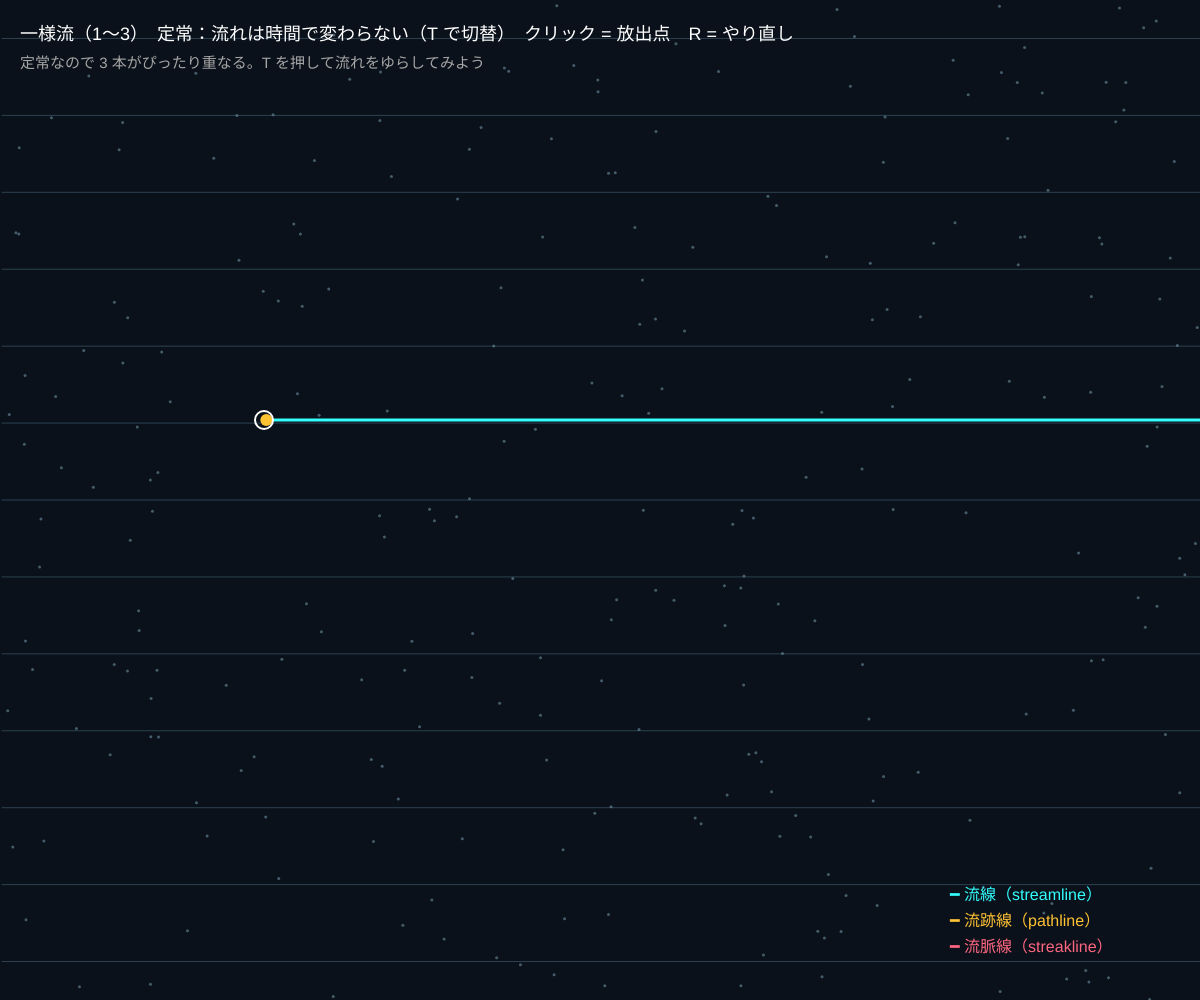
Frame 1 (no input)
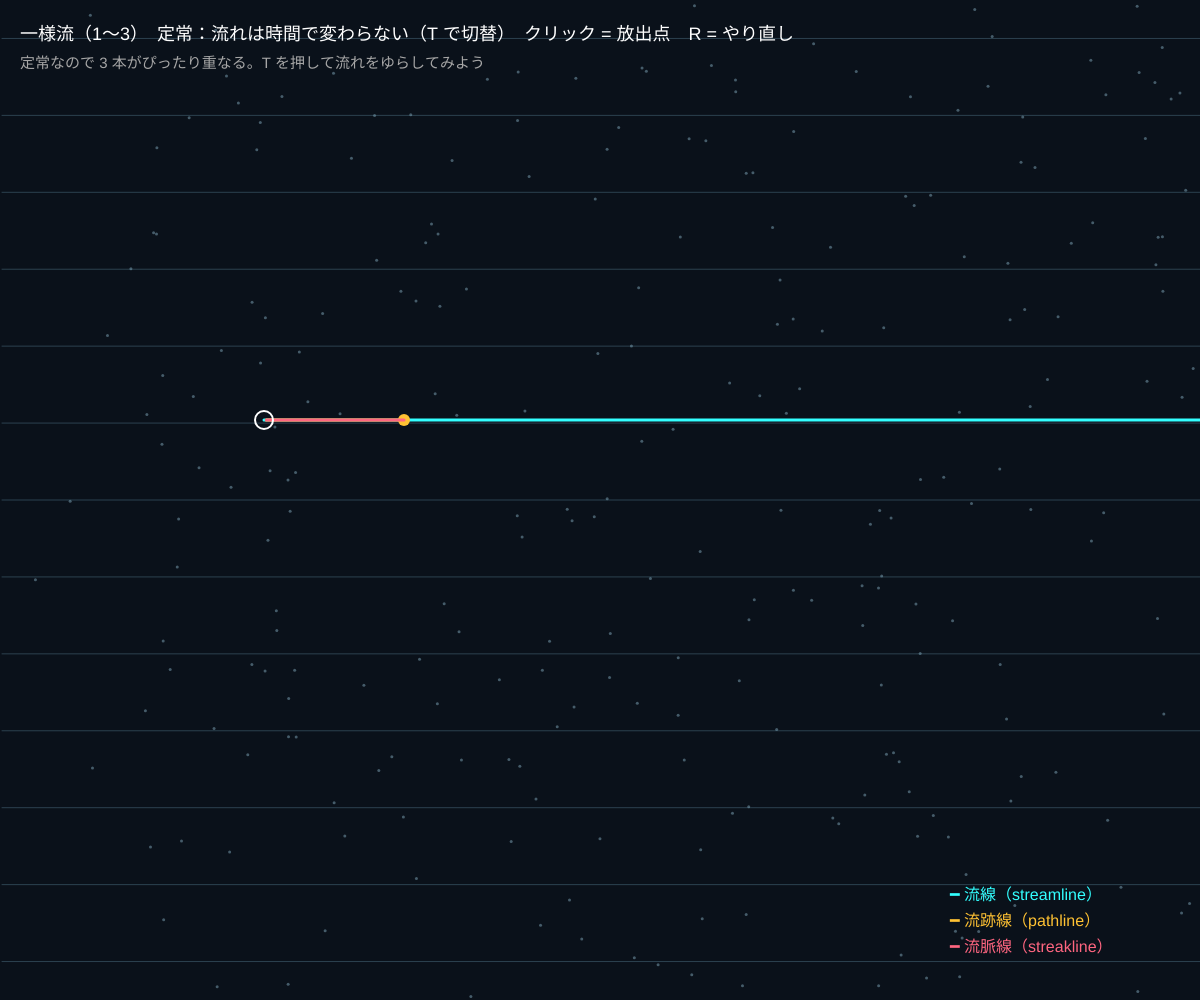
Frame 60 (no input)
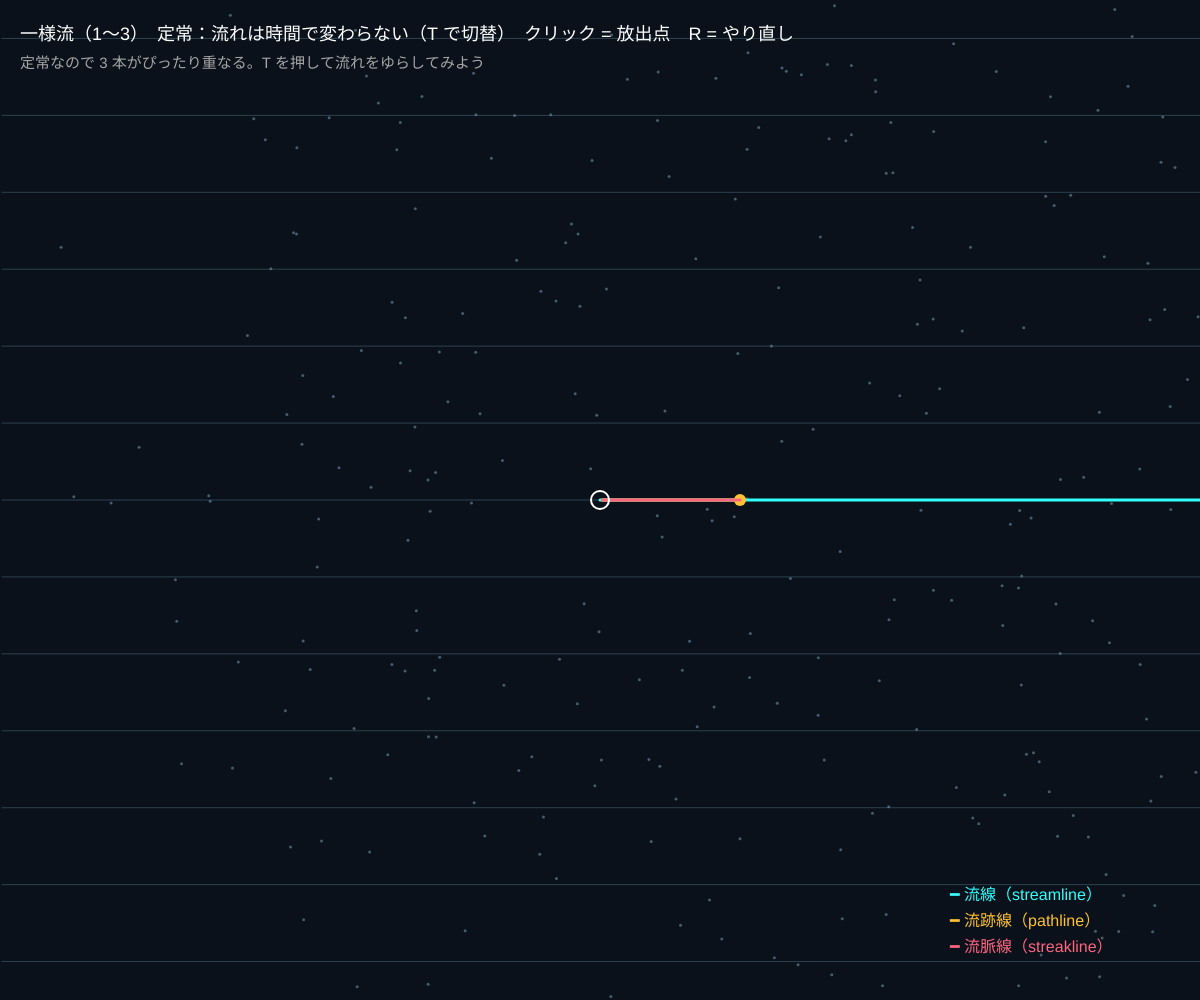
Frame 120 (the mouse pressed at the canvas centre since frame 60)

The p5.js sketch that drew these frames (run headless with seeded random() and noise() and a simulated clock; from frame 60 on, the mouse is pressed at the canvas centre):

// p5.js sketch
// ── sketch.js
// ============================================
// 00 流線・流跡線・流脈線
// 流れを「線」で見る 3 つの方法
//   流線   = いまこの瞬間の速度ベクトルをつないだ線（スナップ写真）
//   流跡線 = 1 個の粒子がたどってきた道（長時間露光）
//   流脈線 = 同じ点から次々に出した粒子を、いま結んだ線（煙突のけむり）
// 定常（時間で変わらない流れ）では 3 本は重なる。非定常にするとばらばらになる
// T = 定常／非定常 / 1〜3 = 流れの種類 / クリック = 放出点を置く / R = やり直し
// ============================================

let U0 = 140; // ★ 一様流の速さ [px/秒]
let swing = 0.6; // ★ 非定常のとき、流れの向きがゆれる角度 [rad]
let swingRate = 1.2; // ★ ゆれる速さ [rad/秒]
let strength = 15000; // ★ 渦・湧き出しの強さ（速さ = strength / 距離）
let fieldNo = 1; // 1 = 一様流, 2 = 一様流 + 渦, 3 = 一様流 + 湧き出し
let unsteady = false;

let t = 0, emit, tracer;
let streak = [], path = [], dots = [];
let fieldNames = ['', '一様流', '一様流 + 渦', '一様流 + 湧き出し'];

function setup() {
  createCanvas(windowWidth, windowHeight);
  colorMode(HSB, 360, 100, 100, 100);
  emit = { x: width * 0.22, y: height * 0.42 };
  for (let i = 0; i < 260; i++) dots.push({ x: Math.random() * width, y: Math.random() * height });
  restart();
}

function restart() {
  streak = []; path = [];
  tracer = { x: emit.x, y: emit.y };
}

// ★ 速度場：場所 (x, y) と時刻 tt を入れると、そこでの流れの速度 [vx, vy] が返る
function velocity(x, y, tt) {
  let th = unsteady ? swing * Math.sin(swingRate * tt) : 0;
  let vx = U0 * Math.cos(th), vy = U0 * Math.sin(th);
  let dx = x - width / 2, dy = y - height / 2, r2 = dx * dx + dy * dy + 900;
  if (fieldNo === 2) { vx += -strength * dy / r2; vy += strength * dx / r2; } // 渦：中心のまわりを回る
  if (fieldNo === 3) { vx += strength * dx / r2; vy += strength * dy / r2; } // 湧き出し：中心から外へ
  return [vx, vy];
}

function draw() {
  background(215, 60, 10);
  let dt = Math.min(deltaTime / 1000, 0.033);
  t += dt;

  // ---- 背景の粒（流れのようすを見るだけ）
  noStroke(); fill(200, 30, 80, 45);
  for (let d of dots) {
    moveBy(d, dt);
    if (!inside(d)) { d.x = Math.random() * width; d.y = Math.random() * height; }
    circle(d.x, d.y, 3);
  }

  // ---- 流線：いまの速度場を少しずつたどる（時間は止めたまま）
  noFill(); stroke(200, 40, 70, 35); strokeWeight(1);
  for (let k = 0; k < 13; k++) polyline(streamline(2, (k + 0.5) * height / 13, 260));
  if (fieldNo > 1) for (let k = 0; k < 8; k++) polyline(streamline(width / 2 + 45 * Math.cos(k * 0.785), height / 2 + 45 * Math.sin(k * 0.785), 200));
  stroke(180, 80, 100); strokeWeight(3);
  polyline(streamline(emit.x, emit.y, 260));

  // ---- 流跡線：1 個の粒子を追いかけ、通った場所を全部おぼえる
  moveBy(tracer, dt);
  path.push([tracer.x, tracer.y]);
  if (!inside(tracer) || path.length > 700) { tracer = { x: emit.x, y: emit.y }; path = []; }
  stroke(42, 80, 100); strokeWeight(3);
  polyline(path);
  noStroke(); fill(42, 80, 100); circle(tracer.x, tracer.y, 12);

  // ---- 流脈線：放出点から毎フレーム粒子を出し、出た順に結ぶ
  streak.push({ x: emit.x, y: emit.y });
  for (let s of streak) moveBy(s, dt);
  streak = streak.filter(inside);
  if (streak.length > 500) streak.shift();
  noFill(); stroke(350, 60, 100); strokeWeight(3);
  polyline(streak.map((s) => [s.x, s.y]));

  // ---- 放出点
  stroke(0, 0, 100); strokeWeight(2); noFill();
  circle(emit.x, emit.y, 18);

  // ---- 文字
  noStroke();
  fill(0, 0, 100); textSize(18);
  text(fieldNames[fieldNo] + '（1〜3）　' + (unsteady ? '非定常：流れの向きが時間でゆれる' : '定常：流れは時間で変わらない') + '（T で切替）　クリック = 放出点　R = やり直し', 20, 40);
  fill(0, 0, 65); textSize(15);
  text(unsteady ? '3 本がばらばら。流線は「いま」だけ、流跡線は 1 粒の「過去」、流脈線は同じ点を通った粒たちの「いま」' : '定常なので 3 本がぴったり重なる。T を押して流れをゆらしてみよう', 20, 68);
  let lx = width - 250, ly = height - 100;
  textSize(16);
  fill(180, 80, 100); text('━ 流線（streamline）', lx, ly);
  fill(42, 80, 100); text('━ 流跡線（pathline）', lx, ly + 26);
  fill(350, 60, 100); text('━ 流脈線（streakline）', lx, ly + 52);
}

function mousePressed() {
  emit.x = constrain(mouseX, 10, width - 10); emit.y = constrain(mouseY, 90, height - 10);
  restart();
}

function keyPressed() {
  if (key === '1' || key === '2' || key === '3') { fieldNo = Number(key); restart(); }
  if (key === 't' || key === 'T') { unsteady = !unsteady; restart(); }
  if (key === 'r' || key === 'R') restart();
}

// ---------- やってみよう ----------
// 1. 定常のまま 1〜3 を切り替える。3 本が重なったままなのを確かめる
// 2. T で非定常に。流脈線（ピンク）は「旗」のようにうねる。流線（水色）はまっすぐなのに、なぜ？
// 3. swingRate を 3 にする／swing を 1.2 にする。うねりの波長はどう変わる？
// 4. 2 の渦のすぐ近くに放出点を置く。粒子は渦につかまる？ strength を 2 倍にすると？
// 5. velocity() の中に自分の流れを足してみよう（例：vy += 60 * Math.sin(x / 80)）


// ==================================================
// ここから下は「線をたどる道具」です
// ==================================================
// 粒子を dt 秒だけ流す（中点法：半歩先の速度で進めるとずれが小さい）
function moveBy(q, dt) {
  let a = velocity(q.x, q.y, t);
  let b = velocity(q.x + a[0] * dt / 2, q.y + a[1] * dt / 2, t + dt / 2);
  q.x += b[0] * dt; q.y += b[1] * dt;
}
// 流線：(x, y) から、いまの速度の向きへ 8 px ずつ n 回進んだ点の列
function streamline(x, y, n) {
  let pts = [[x, y]];
  for (let k = 0; k < n; k++) {
    let a = velocity(x, y, t), ma = Math.hypot(a[0], a[1]) + 1e-6;
    let b = velocity(x + a[0] / ma * 4, y + a[1] / ma * 4, t), mb = Math.hypot(b[0], b[1]) + 1e-6;
    x += b[0] / mb * 8; y += b[1] / mb * 8;
    if (x < -20 || x > width + 20 || y < -20 || y > height + 20) break;
    pts.push([x, y]);
  }
  return pts;
}
function inside(q) { return q.x > -20 && q.x < width + 20 && q.y > -20 && q.y < height + 20; }
// 点の列を折れ線で描く（2 点より少ないときは何もしない）
function polyline(pts) {
  if (pts.length < 2) return;
  beginShape();
  for (let q of pts) vertex(q[0], q[1]);
  endShape();
}
